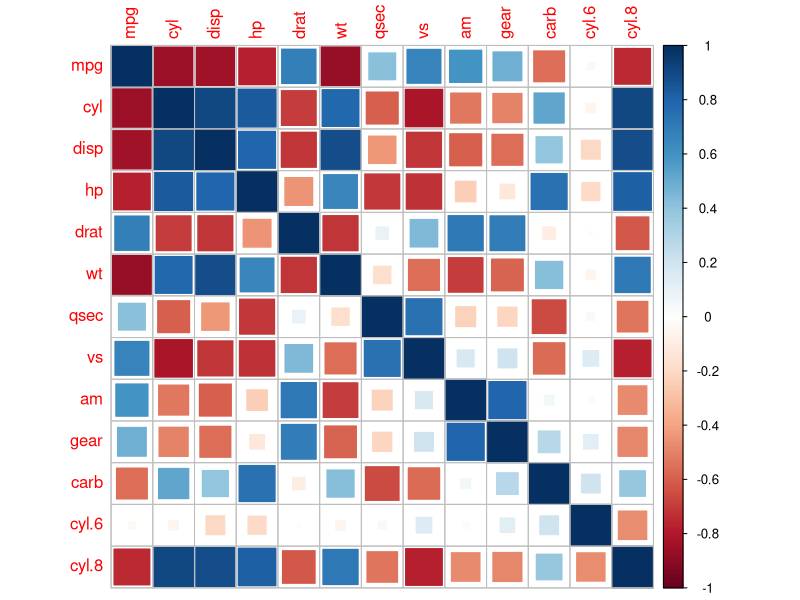

Recreate this plot in R.
## ---- chunk 1
knitr::opts_chunk$set(echo = TRUE)
library(stats)
library(ggplot2)
library(car)
library(corrplot)
## ---- chunk 2
data(mtcars)
#which items should be factors?  
mtcars<-mtcars
mtcars$am<-as.logical(mtcars$am)
#V2mtcars$cyl<-as.factor(V2mtcars$cyl)
#mtcars$cyl.4<-as.logical(FALSE)  #There is a better way to do this
#mtcars$cyl.4[cyl=4]<-as.logical(TRUE)
mtcars$cyl.6<-as.logical(FALSE)  #There is a better way to do this
mtcars$cyl.6[ which(mtcars$cyl==6)]<-as.logical(TRUE)
mtcars$cyl.8<-as.logical(FALSE)  #There is a better way to do this
mtcars$cyl.8[ which(mtcars$cyl==8)]<-as.logical(TRUE)
## ---- chunk 3
summary(lm(mpg~am,mtcars))$coef
## ---- chunk 4
corrplot(cor(mtcars),method="square")
